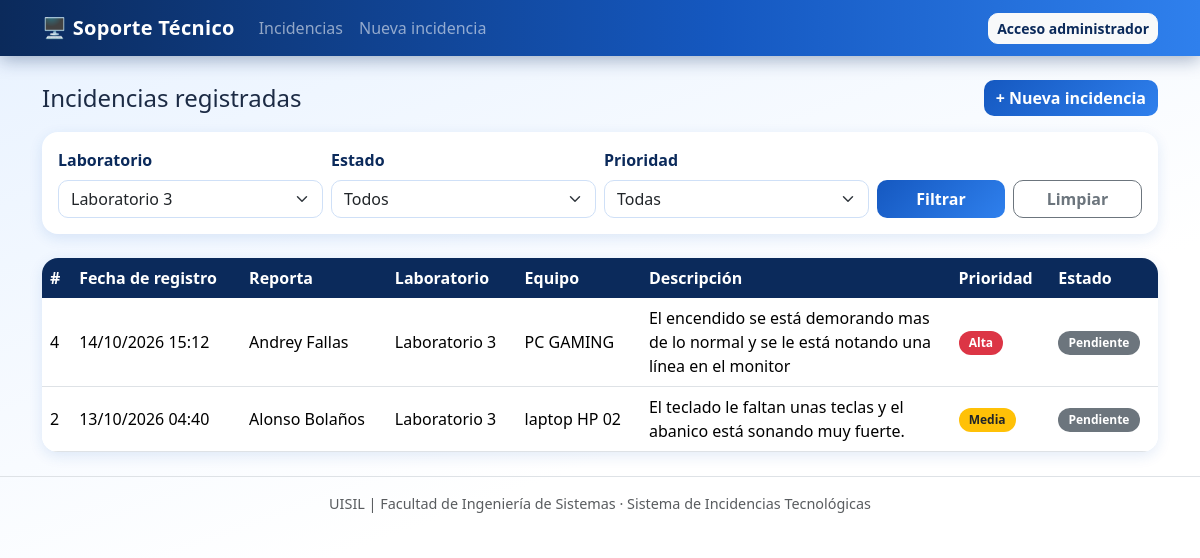
Page /index.php?laboratorio=Laboratorio 3 on the committed database.
### tables this page shows
CREATE TABLE `incidencias` (
  `id` int(11) NOT NULL,
  `reportante` varchar(100) NOT NULL,
  `laboratorio` varchar(50) NOT NULL,
  `equipo` varchar(100) NOT NULL,
  `descripcion` text NOT NULL,
  `prioridad` enum('Baja','Media','Alta') NOT NULL,
  `estado` enum('Pendiente','En proceso','Resuelta') NOT NULL,
  `fecha_registro` timestamp NOT NULL DEFAULT current_timestamp()
);

### config/conexion.php (called while the page is built, shortened)
<?php
$LABORATORIOS = ["Laboratorio 1", "Laboratorio 2", "Laboratorio 3", "Laboratorio 4"];

### includes/auth.php (called while the page is built, shortened)
<?php
function esAdmin() {
    return isset($_SESSION['usuario_id']);
}
function e($valor) {
    return htmlspecialchars($valor ?? '', ENT_QUOTES, 'UTF-8');
}

### index.php (the view, shortened to what this page needs)
<?php
require_once 'config/conexion.php';
$lab       = trim($_GET['laboratorio'] ?? '');
$estado    = trim($_GET['estado'] ?? '');
$prioridad = trim($_GET['prioridad'] ?? '');
$where = []; $tipos = ""; $params = [];
if ($lab !== '')       { $where[] = "laboratorio = ?"; $tipos .= "s"; $params[] = $lab; }
$sql = "SELECT * FROM incidencias";
if ($where) { $sql .= " WHERE " . implode(" AND ", $where); }
$sql .= " ORDER BY fecha_registro DESC, id DESC";
$stmt = $conexion->prepare($sql);
if ($params) { $stmt->bind_param($tipos, ...$params); }
$stmt->execute();
$resultado = $stmt->get_result();
function badgePrioridad($p) {
    return ['Alta' => 'danger', 'Media' => 'warning text-dark', 'Baja' => 'success'][$p] ?? 'secondary';
}
function badgeEstado($s) {
    return ['Pendiente' => 'secondary', 'En proceso' => 'info text-dark', 'Resuelta' => 'success'][$s] ?? 'secondary';
}
$qs = http_build_query(array_filter(['laboratorio' => $lab, 'estado' => $estado, 'prioridad' => $prioridad]));
include 'includes/header.php';
?>
<div class="d-flex justify-content-between align-items-center mb-3">
  <h2 class="h4 mb-0">Incidencias registradas</h2>
  <a href="registrar.php" class="btn btn-primary">+ Nueva incidencia</a>
</div>
<div class="card mb-4">
  <div class="card-body">
    <form method="get" class="row g-2 align-items-end">
      <div class="col-md-3">
        <label class="form-label">Laboratorio</label>
        <select name="laboratorio" class="form-select">
          <?php foreach ($LABORATORIOS as $l): ?>
            <option value="<?= e($l) ?>" <?= $lab === $l ? 'selected' : '' ?>><?= e($l) ?></option>
          <?php endforeach; ?>
        </select>
      </div>
      <div class="col-md-3">
        <label class="form-label">Estado</label>
        <select name="estado" class="form-select">
          <option value="">Todos</option>
        </select>
      </div>
      <div class="col-md-3">
        <label class="form-label">Prioridad</label>
        <select name="prioridad" class="form-select">
          <option value="">Todas</option>
        </select>
      </div>
      <div class="col-md-3 d-flex gap-2">
        <button type="submit" class="btn btn-primary w-100">Filtrar</button>
        <a href="index.php" class="btn btn-outline-secondary w-100">Limpiar</a>
      </div>
    </form>
  </div>
</div>
<div class="card">
  <div class="table-responsive">
    <table class="table table-hover tabla-incidencias mb-0">
      <thead class="table-light">
        <tr>
          <th>#</th><th>Fecha de registro</th><th>Reporta</th><th>Laboratorio</th>
          <th>Equipo</th><th>Descripción</th><th>Prioridad</th><th>Estado</th>
        </tr>
      </thead>
      <tbody>
      <?php while ($fila = $resultado->fetch_assoc()): ?>
        <tr>
          <td><?= (int)$fila['id'] ?></td>
          <td><?= e(date('d/m/Y H:i', strtotime($fila['fecha_registro']))) ?></td>
          <td><?= e($fila['reportante']) ?></td>
          <td><?= e($fila['laboratorio']) ?></td>
          <td><?= e($fila['equipo']) ?></td>
          <td class="descripcion"><?= e($fila['descripcion']) ?></td>
          <td><span class="badge bg-<?= badgePrioridad($fila['prioridad']) ?>"><?= e($fila['prioridad']) ?></span></td>
          <td>
            <?php if (esAdmin()): ?>
              <form action="cambiar_estado.php" method="post" class="d-flex gap-1">
                <input type="hidden" name="id" value="<?= (int)$fila['id'] ?>">
                <input type="hidden" name="volver" value="<?= e($qs) ?>">
                <select name="estado" class="form-select form-select-sm" onchange="this.form.submit()">
                  <?php foreach ($ESTADOS as $s): ?>
                    <option value="<?= e($s) ?>" <?= $fila['estado'] === $s ? 'selected' : '' ?>><?= e($s) ?></option>
                  <?php endforeach; ?>
                </select>
              </form>
            <?php else: ?>
              <span class="badge bg-<?= badgeEstado($fila['estado']) ?>"><?= e($fila['estado']) ?></span>
            <?php endif; ?>
          </td>
        </tr>
      <?php endwhile; ?>
      </tbody>
    </table>
  </div>
</div>
<?php include 'includes/footer.php'; ?>

### css/estilos.css (style rules this page uses)
:root { --azul-900: #0b2a5b; --azul-700: #1558c0; --azul-500: #2f80ed; --azul-300: #8ec1ff; --azul-100: #e8f2ff; --blanco: #ffffff; --texto: #1c2b45; --sombra: 0 4px 14px rgba(21, 88, 192, .12); --sombra-fuerte: 0 12px 28px rgba(21, 88, 192, .25); --transicion: .25s cubic-bezier(.2, .8, .2, 1); }
body { background: linear-gradient(160deg, var(--azul-100) 0%, var(--blanco) 55%); background-attachment: fixed; color: var(--texto); font-family: "Segoe UI", system-ui, -apple-system, Roboto, sans-serif; min-height: 100vh; }
main > * { animation: aparecer .5s ease both; }
main > *:nth-child(2) { animation-delay: .08s; }
main > *:nth-child(3) { animation-delay: .16s; }
h2 { color: var(--azul-900); font-weight: 700; }
.card { border: 0; border-radius: 16px; background: var(--blanco); box-shadow: var(--sombra); transition: transform var(--transicion), box-shadow var(--transicion); }
.btn { border-radius: 10px; font-weight: 600; transition: transform var(--transicion), box-shadow var(--transicion), background-color var(--transicion), color var(--transicion); }
.btn-primary { background: linear-gradient(135deg, var(--azul-700), var(--azul-500)); border: 0; }
.form-label { font-weight: 600; color: var(--azul-900); }
.form-control, .form-select { border-radius: 10px; border: 1.5px solid #cfe0f7; transition: transform var(--transicion), border-color var(--transicion), box-shadow var(--transicion); }
.tabla-incidencias { border-collapse: separate; border-spacing: 0; }
.tabla-incidencias thead th { background: var(--azul-900); color: var(--blanco); font-weight: 600; border: 0; white-space: nowrap; }
.tabla-incidencias td, .tabla-incidencias th { vertical-align: middle; }
.tabla-incidencias tbody tr { position: relative; transition: transform var(--transicion), box-shadow var(--transicion), background-color var(--transicion); animation: deslizar .45s ease both; }
.tabla-incidencias tbody tr:nth-child(2) { animation-delay: .05s; }
.card > .table-responsive { border-radius: 16px; }
.descripcion { max-width: 280px; white-space: normal; }
.badge { border-radius: 20px; padding: .5em .85em; transition: transform var(--transicion); }

### rows in the picture
incidencias: id "4", fecha_registro "14/10/2026 15:12", reportante "Andrey Fallas", laboratorio "Laboratorio 3", equipo "PC GAMING", descripcion "El encendido se está demorando mas de lo normal y se le está notando una línea en el monitor", prioridad "Alta", estado "Pendiente"
incidencias: id "2", fecha_registro "13/10/2026 04:40", reportante "Alonso Bolaños", laboratorio "Laboratorio 3", equipo "laptop HP 02", descripcion "El teclado le faltan unas teclas y el abanico está sonando muy fuerte.", prioridad "Media", estado "Pendiente"

### other values in the picture
form field laboratorio "Laboratorio 3"
